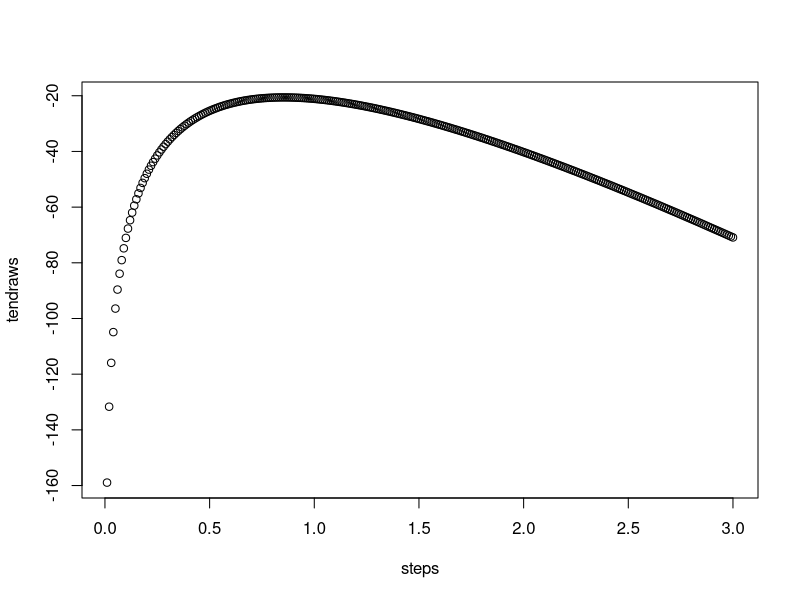
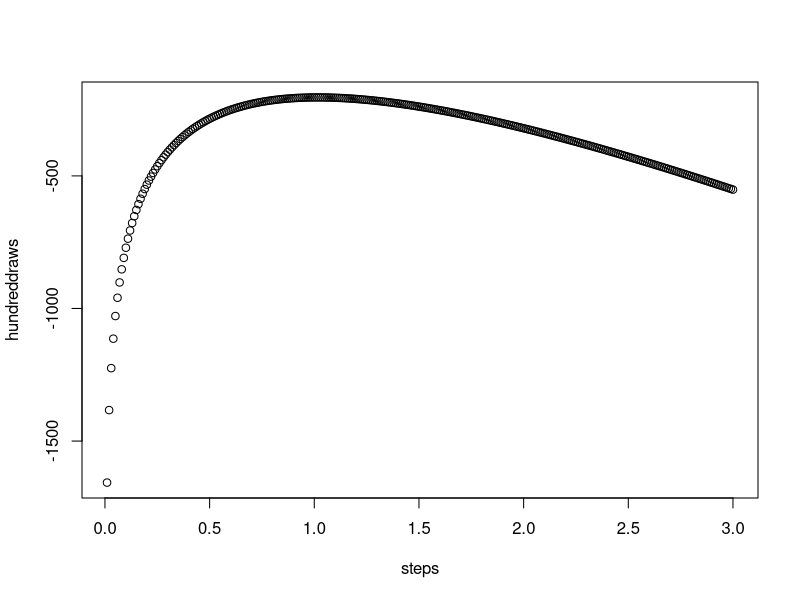
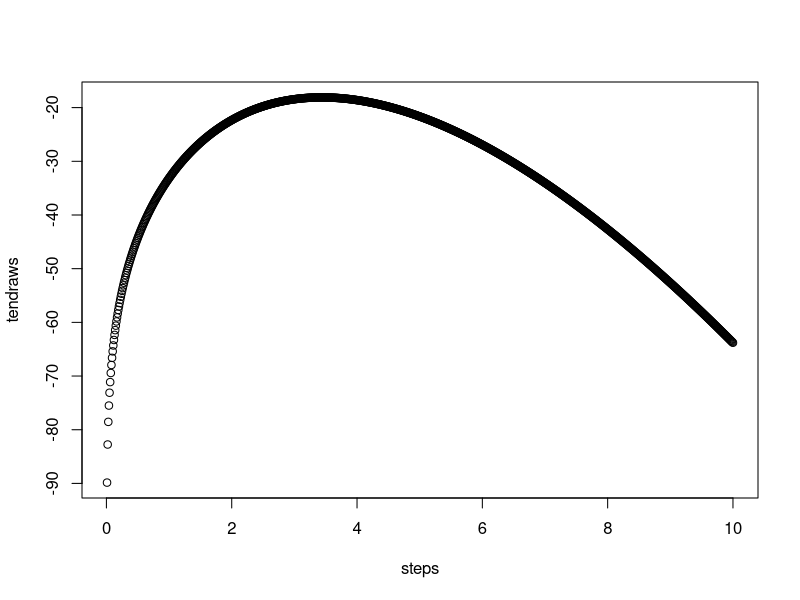
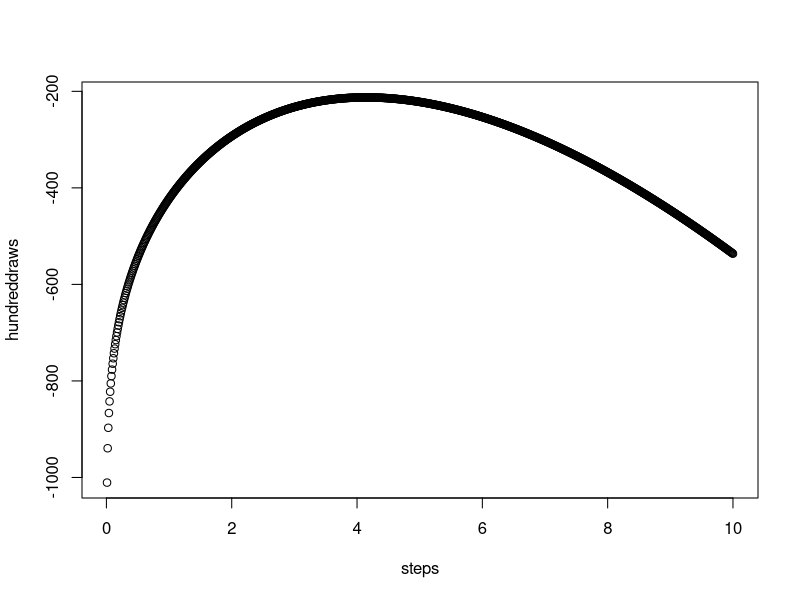

These figures' R source, in order:
## ---- chunk 1
knitr::opts_chunk$set(echo = TRUE)
## ---- chunk 2
llgamma <- function(x, alpha, beta) {
  return(length(x) * (alpha * log(beta) - lgamma(alpha)) + (alpha -1) * sum(log(x)) - beta * sum(x))
}
## ---- chunk 3
x1 <- rgamma(n = 10, shape = 4, scale = 1)
x2 <- rgamma(n = 100, shape = 4, scale = 1)

tendraws <- c()
hundreddraws <- c()
steps <- c()

i = 0.01
while(i <= 3) {
  tendraws <- c(tendraws, llgamma(x1, alpha = 4, beta = i))
  hundreddraws <- c(hundreddraws, llgamma(x2, alpha = 4, beta = i))
  steps <- c(steps, i)
  i <- i + 0.01
}

## ---- chunk 4
# plot for ten draws
plot(steps, tendraws)
## ---- chunk 5
# plot for hundred draws
plot(steps, hundreddraws)
## ---- chunk 6
# Undersöker och returnerar vilket betavärde som loglikelyhoodfunktionen får sitt maxvärde på
findMaxIndex <- function(vect) {
  i <- NULL
  currentMax <- -Inf
  x <- 1
  while (x < length(vect)) {
    if (vect[x] > currentMax) {
      currentMax <- vect[x]
      i <- x
    }
    x <- x + 1
  }
  return(i/100)
}

findMaxIndex(tendraws)
findMaxIndex(hundreddraws)
## ---- chunk 7
x1 <- rgamma(n = 10, shape = 4, scale = 1)
x2 <- rgamma(n = 100, shape = 4, scale = 1)

tendraws <- c()
hundreddraws <- c()
steps <- c()

i = 0.01
while(i <= 10) {
  tendraws <- c(tendraws, llgamma(x1, alpha = i, beta = 1))
  hundreddraws <- c(hundreddraws, llgamma(x2, alpha = i, beta = 1))
  steps <- c(steps, i)
  i <- i + 0.01
}

## ---- chunk 8
# plot for ten draws
plot(steps, tendraws)
## ---- chunk 9
# plot for hundred draws
plot(steps, hundreddraws)
## ---- chunk 10
# Undersöker och returnerar vilket alphavärde som loglikelyhoodfunktionen får sitt maxvärde på
findMaxIndex <- function(vect) {
  i <- NULL
  currentMax <- -999999
  x <- 1
  while (x < length(vect)) {
    if (vect[x] > currentMax) {
      currentMax <- vect[x]
      i <- x
    }
    x <- x + 1
  }
  return(i/100)
}

findMaxIndex(tendraws)
findMaxIndex(hundreddraws)
## ---- chunk 11
llnormal <- function(x, mu, sigma2) {
  
}

## ---- chunk 12
gamma_beta_mle <- function(x, alpha) {
  return(length(x)*alpha*1/sum(x))
}
x1 <- rgamma(n = 10, shape = 4, scale = 1)
x2 <- rgamma(n = 100, shape = 4, scale = 1)
gamma_beta_mle(x1, 2)
gamma_beta_mle(x2, 2)
